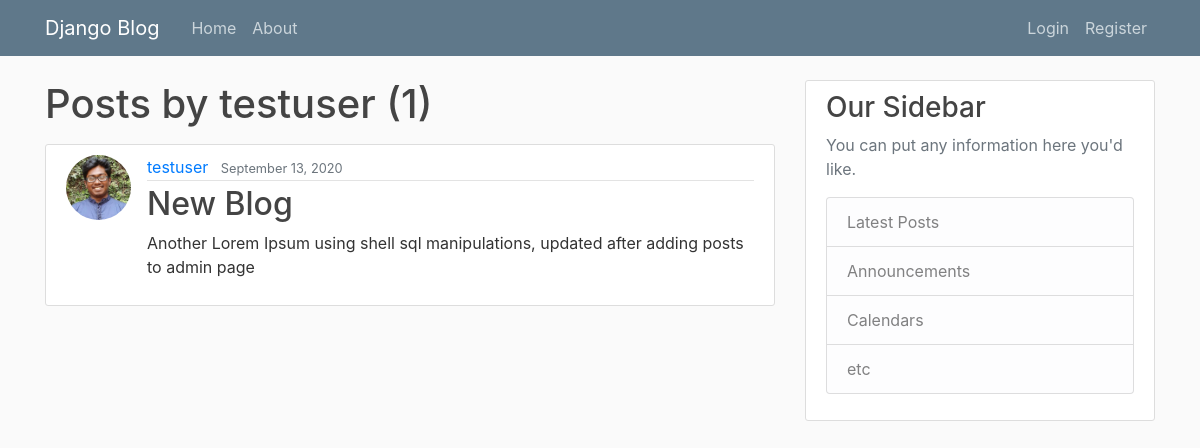
The page /user/testuser on the database as committed earlier.
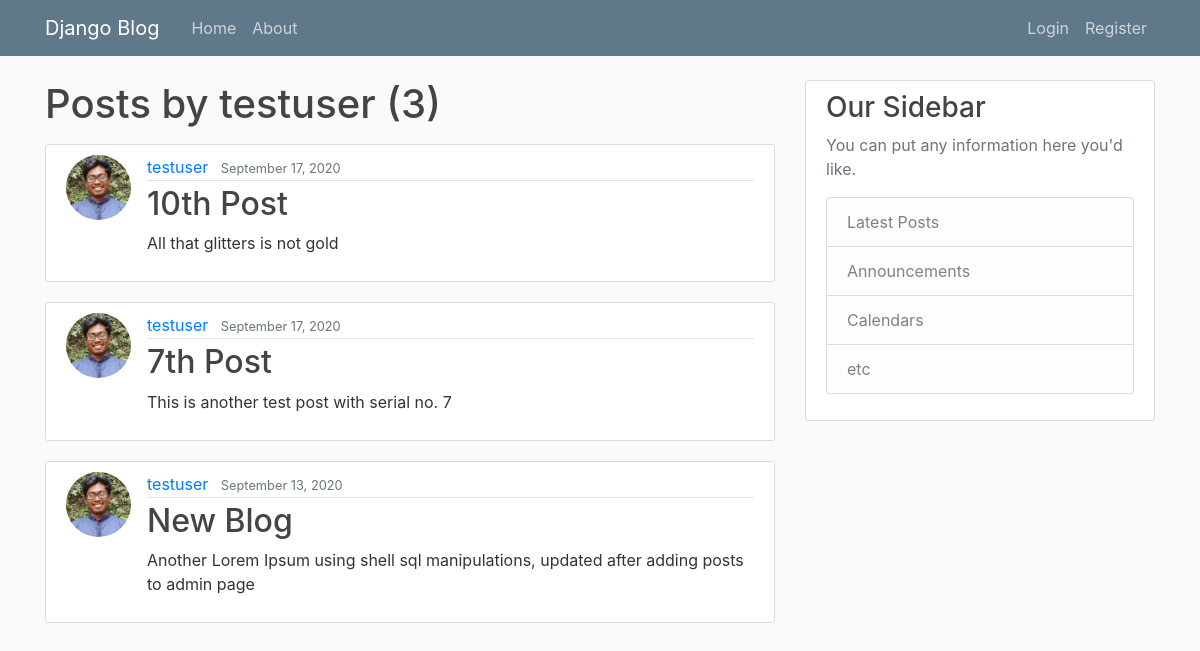
The same page on the database as committed later.
### blog/models.py (models this page shows, shortened)
class Post(models.Model):
    title = models.CharField(max_length=100)
    content = models.TextField() #unrestricted length
    date_posted = models.DateTimeField(default=timezone.now) # while creating new instance update date time
    author = models.ForeignKey(User, on_delete=models.CASCADE) #user deleted, auto deletes posts

### users/models.py (models this page shows, shortened)
class Profile (models.Model):
    user = models.OneToOneField(User, on_delete=models.CASCADE) # delete profile auto if user deleted, nut not vice versa
    image = models.ImageField (default = 'default.jpg', upload_to = 'profile_pics')

### blog/views.py (the view)
# urls.py: path('user/<str:username>', UserPostListView.as_view(), name = 'user-posts'),
class UserPostListView (ListView):
    model = Post
    template_name = 'blog/user_posts.html' # search for <app>/<model>_<viewtype>.html
    context_object_name = 'posts'
    paginate_by = 4
    def get_queryset (self):
        user = get_object_or_404(User, username = self.kwargs.get('username'))
        return Post.objects.filter (author = user).order_by ('-date_posted')

### blog/templates/blog/user_posts.html (shortened to what this page needs)
{% extends 'blog/base.html' %}
{% block content %}
<h1 class = 'mb-3'> Posts by {{ view.kwargs.username }} ({{ page_obj.paginator.count }})</h1>
{% for post in posts %}
<article class="media content-section">
    <img class='rounded-circle article-img' src="{{ post.author.profile.image.url }}">
    <div class="media-body">
        <div class="article-metadata">
            <a class="mr-2" href="{% url 'user-posts' post.author.username %}">{{ post.author }}</a>
            <small class="text-muted">{{ post.date_posted|date:"F d, Y" }}</small>
        </div>
        <h2><a class="article-title" href="{% url 'post-detail' post.id %}">{{ post.title }}</a></h2>
        <p class="article-content">{{ post.content }}</p>
    </div>
</article>
{% endfor %}
{% endblock %}

### blog/templates/blog/base.html (shortened to what this page needs)
{% load static %}
<!DOCTYPE html>
<html>
<head>
    <link rel="stylesheet" href="https://maxcdn.bootstrapcdn.com/bootstrap/4.0.0/css/bootstrap.min.css"
>
    <link rel="stylesheet" type="text/css" href="{% static 'blog/main.css' %}">
</head>
<body>
    <header class="site-header">
        <nav class="navbar navbar-expand-md navbar-dark bg-steel fixed-top">
            <div class="container">
                <a class="navbar-brand mr-4" href="{% url 'blog-home' %}">Django Blog</a>
                <div class="collapse navbar-collapse" id="navbarToggle">
                    <div class="navbar-nav mr-auto">
                        <a class="nav-item nav-link" href="{% url 'blog-home' %}">Home</a>
                        <a class="nav-item nav-link" href="{% url 'blog-about' %}">About</a>
                    </div>
                    <div class="navbar-nav">
                        {% if user.is_authenticated %}
                            <a class="nav-item nav-link" href="{% url 'post-create' %}">New Post</a>
                            <a class="nav-item nav-link" href="{% url 'logout' %}">Log Out</a>
                            <a class="nav-item nav-link" href="{% url 'profile' %}">Profile</a>
                        {% else %}
                            <a class="nav-item nav-link" href="{% url 'login' %}">Login</a>
                            <a class="nav-item nav-link" href="{% url 'register' %}">Register</a>
                        {% endif %}
                    </div>
                </div>
            </div>
        </nav>
    </header>
    <main role="main" class="container">
        <div class="row">
            <div class="col-md-8">
                {% block content %}{% endblock %}
            </div>
            <div class="col-md-4">
                <div class="content-section">
                    <h3>Our Sidebar</h3>
                    <p class='text-muted'>You can put any information here you'd like.
                    <ul class="list-group">
                        <li class="list-group-item list-group-item-light">Latest Posts</li>
                        <li class="list-group-item list-group-item-light">Announcements</li>
                        <li class="list-group-item list-group-item-light">Calendars</li>
                        <li class="list-group-item list-group-item-light">etc</li>
                    </ul>
                    </p>
                </div>
            </div>
        </div>
    </main>
</body>
</html>

### blog/static/blog/main.css (style rules this page uses)
body { background: #fafafa; color: #333333; margin-top: 5rem; }
h1, h2, h3, h4, h5, h6 { color: #444444; }
ul { margin: 0; }
.bg-steel { background-color: #5f788a; }
.site-header .navbar-nav .nav-link { color: #cbd5db; }
.content-section { background: #ffffff; padding: 10px 20px; border: 1px solid #dddddd; border-radius: 3px; margin-bottom: 20px; }
.article-title { color: #444444; }
.article-content { white-space: pre-line; }
.article-img { height: 65px; width: 65px; margin-right: 16px; }
.article-metadata { padding-bottom: 1px; margin-bottom: 4px; border-bottom: 1px solid #e3e3e3 }

Rows that differ between the two databases and show on the page:
added Post: author.profile.image (picture), author "testuser", date_posted "September 17, 2020", title "10th Post", content "All that glitters is not gold"
added Post: author.profile.image (picture), author "testuser", date_posted "September 17, 2020", title "7th Post", content "This is another test post with serial no. 7"
Other text that changed with them:
{{ page_obj.paginator.count }}: "1" → "3"
